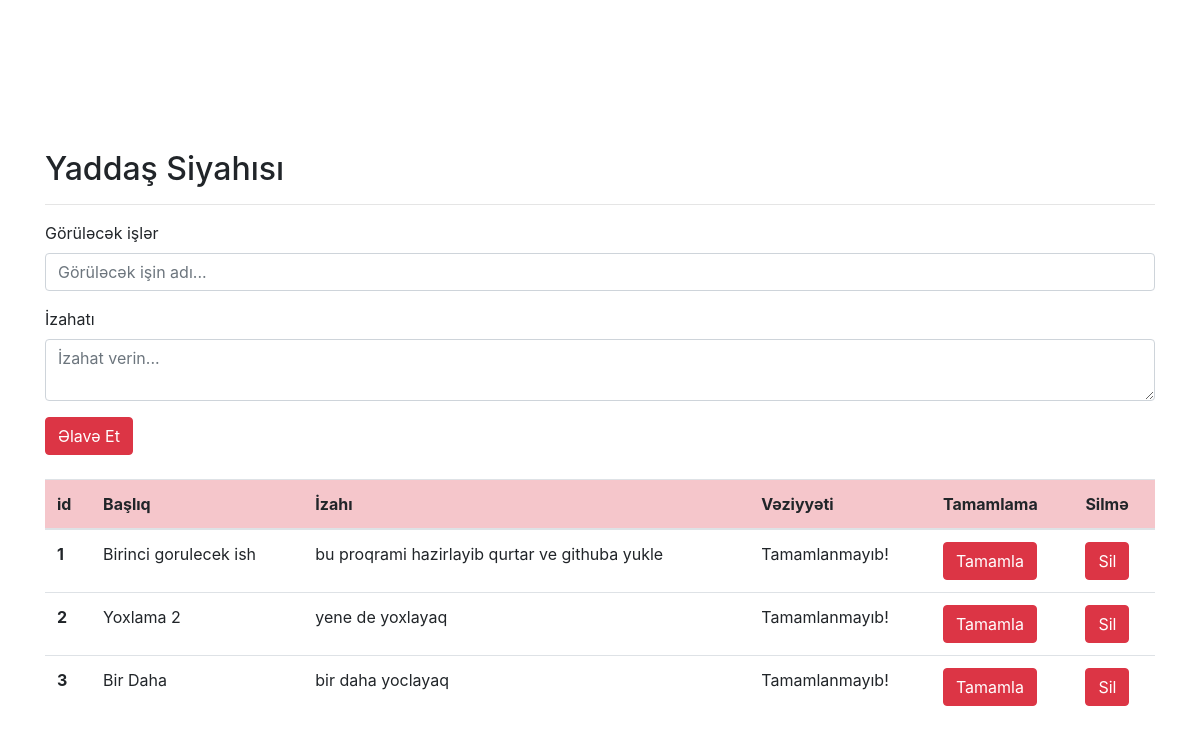
The page / on the database its author committed.
### todo.py (models this page shows)
class Todo(db.Model):
    id = db.Column(db.Integer,primary_key=True)
    title = db.Column(db.String(80))
    content = db.Column(db.Text)
    complete = db.Column(db.Boolean)

### todo.py (the view)
@app.route("/")
def index():
    todos = Todo.query.all()
    return render_template("index.html",todos = todos)

### templates/index.html (shortened to what this page needs)
<!DOCTYPE html>
<html lang="en">
<head>
    <link rel="stylesheet" href="https://maxcdn.bootstrapcdn.com/bootstrap/4.0.0/css/bootstrap.min.css">
</head>
<body>
    <div style="margin-top: 150px;" class="container">
        <h2>Yaddaş Siyahısı</h2>
        <hr>
        <form action="/add" method="POST">
            <div class="form-group">
                <label for="todolist">Görüləcək işlər</label>
                <input type="text" name="title" class="form-control" id="todolist" placeholder="Görüləcək işin adı...">
            </div>
            <div class="form-group">
                <label for="explanation">İzahatı</label>
                <textarea type="text" name="content" class="form-control" id="explanation" placeholder="İzahat verin..."></textarea>
            </div>
            <button type="submit" class="btn btn-danger">Əlavə Et</button>
        </form>
        <br> {% if todos == [] %}
        <div class="alert alert-warning">
            Hər hansı bir görüləcək iş yoxdur!!
        </div>
        {% else %}
        <table class="table table-hover">
            <thead class="table-danger">
                <tr>
                    <th scope="col">id</th>
                    <th scope="col">Başlıq</th>
                    <th scope="col">İzahı</th>
                    <th scope="col">Vəziyyəti</th>
                    <th scope="col">Tamamlama</th>
                    <th scope="col">Silmə</th>
                </tr>
            </thead>
            <tbody>
                {% for todo in todos %}
                <tr>
                    <th scope="row">{{todo.id}}</th>
                    <td>{{todo.title}}</td>
                    <td>{{todo.content}}</td>
                    {% if todo.complete == False %}
                    <td>Tamamlanmayıb!</td>
                    {% else %}
                    <td>Tamamlanıb!</td>
                    {% endif %}
                    <td>
                        <a href="/complete/{{todo.id}}" class="btn btn-danger">Tamamla</a>
                    </td>
                    <td>
                        <a href="/delete/{{todo.id}}" class="btn btn-danger">Sil</a>
                    </td>
                </tr>
                {% endfor %}
            </tbody>
        </table>
        {% endif %}
    </div>
</body>
</html>

### rows shown on the page
Todo: id "1", title "Birinci gorulecek ish", content "bu proqrami hazirlayib qurtar ve githuba yukle", complete "Tamamlanmayıb!"
Todo: id "2", title "Yoxlama 2", content "yene de yoxlayaq", complete "Tamamlanmayıb!"
Todo: id "3", title "Bir Daha", content "bir daha yoclayaq", complete "Tamamlanmayıb!"
